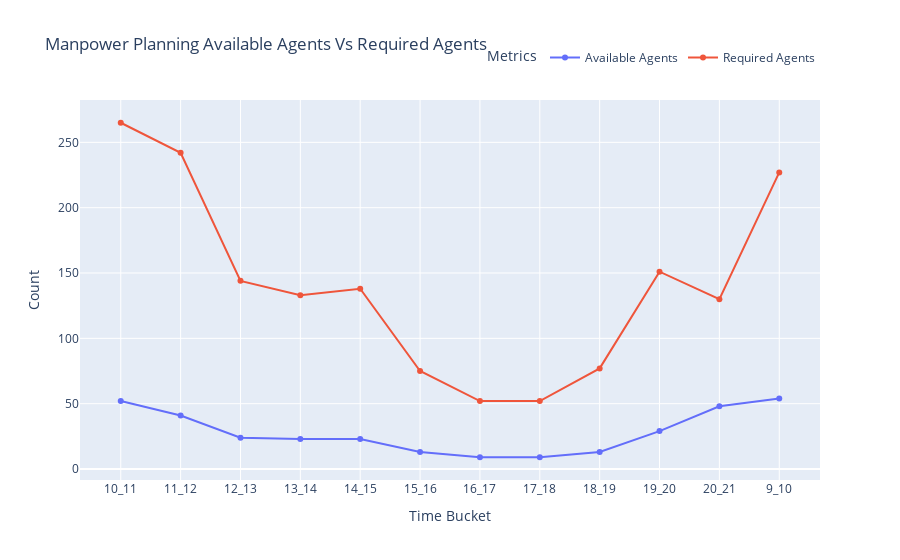

The notebook cell saved with this chart:
### Code cell
import plotly.graph_objects as go

# Define the data
x_values = merged_df['Time_Bucket']
y_values_available_agents = merged_df['abandon_call_percentage_per_bucket']
y_values_agents_for_10 = merged_df['agent_require_for_10_percent']

# Create the figure
fig = go.Figure()

# Add line trace for available agents with data labels
fig.add_trace(go.Scatter(x=x_values, y=y_values_available_agents, mode='lines+markers', name='Available Agents',
                         text=y_values_available_agents, textposition='top center'))

# Add line trace for required agents with data labels
fig.add_trace(go.Scatter(x=x_values, y=y_values_agents_for_10, mode='lines+markers', name='Required Agents',
                         text=y_values_agents_for_10, textposition='top center'))

# Update layout
fig.update_layout(
    title='Manpower Planning Available Agents Vs Required Agents',
    xaxis_title='Time Bucket',
    yaxis_title='Count',
    legend_title='Metrics',
    legend=dict(orientation='h', yanchor='top', y=1.15, xanchor='right', x=1),  # Adjust legend position
)

# Show the plot
fig.show()

### Figure 1 — Plotly figure (JSON) as saved in the notebook; plotly's stock layout.template omitted (floating-point values rounded to 4 significant figures)
{"data": [{"mode": "lines+markers", "name": "Available Agents", "text": [52, 41, 24, 23, 23, 13, 9, 9, 13, 29, 48, 54], "textposition": "top center", "type": "scatter", "x": ["10_11", "11_12", "12_13", "13_14", "14_15", "15_16", "16_17", "17_18", "18_19", "19_20", "20_21", "9_10"], "y": [52, 41, 24, 23, 23, 13, 9, 9, 13, 29, 48, 54]}, {"mode": "lines+markers", "name": "Required Agents", "text": [265, 242, 144, 133, 138, 75, 52, 52, 77, 151, 130, 227], "textposition": "top center", "type": "scatter", "x": ["10_11", "11_12", "12_13", "13_14", "14_15", "15_16", "16_17", "17_18", "18_19", "19_20", "20_21", "9_10"], "y": [265, 242, 144, 133, 138, 75, 52, 52, 77, 151, 130, 227]}], "layout": {"legend": {"orientation": "h", "title": {"text": "Metrics"}, "x": 1, "xanchor": "right", "y": 1.15, "yanchor": "top"}, "title": {"text": "Manpower Planning Available Agents Vs Required Agents"}, "xaxis": {"title": {"text": "Time Bucket"}}, "yaxis": {"title": {"text": "Count"}}}}
